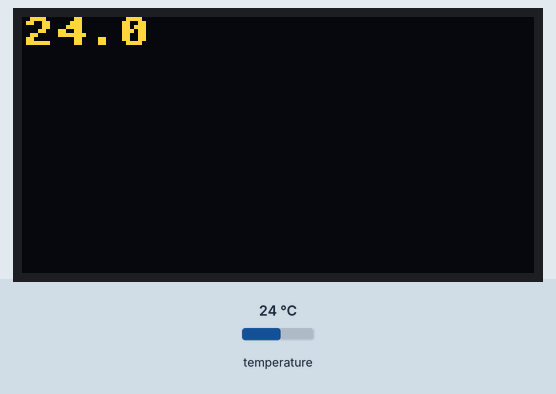
Recording of a program running on a simulated ESP32 board running MicroPython. Shown: 128×64 one-colour display. The inputs (shaded band) are chosen by the test bench; at power-on: temperature 24 °C. The OLED is the two-colour kind (top 16 rows yellow).

Above: at 1.2 s.
1.3 s: temperature set to 12 °C
At 2.9 s:
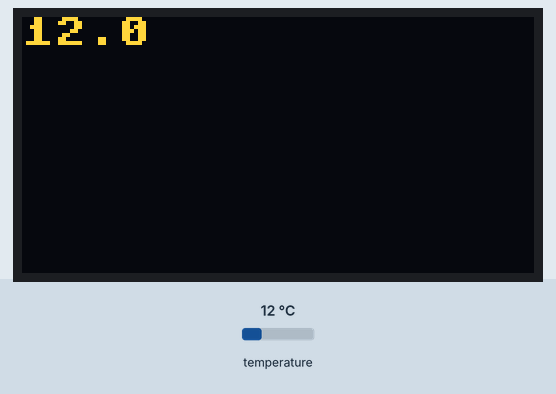
4.0 s: temperature set to 19 °C
6.4 s: temperature set to 28 °C
At 8.8 s:
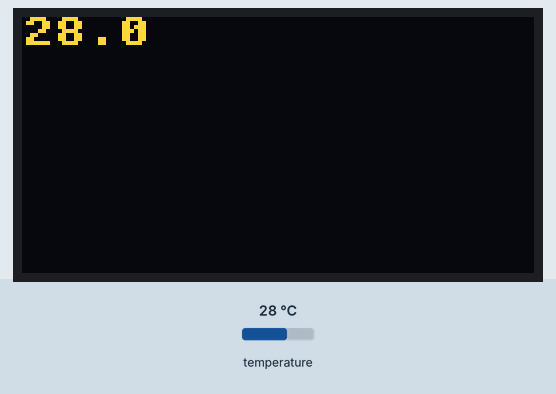
Timing chart, 0 to 10.3 s (numbered marks = the images above; inputs shaded):
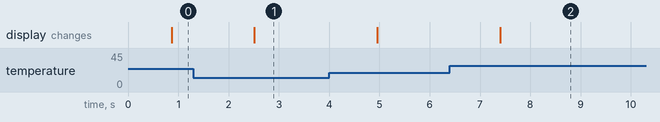

Measured:
- after the input at 1.3 s, the display: changes after 1.2 s (image 1)
- after the input at 6.4 s, the display: changes after 1.0 s (image 2)

The program:

vypis_na_oled_zo_senzora.py
```python
# program vypisuje teplotu zo senzora ds18b20 na oled display
from machine import Pin
import onewire, ds18x20
import time
from machine import Pin, SoftI2C
from ssd1306 import SSD1306_I2C

i2c=SoftI2C(scl=Pin(22),sda=Pin(21))

oled_width=128
oled_height=64
oled= SSD1306_I2C(oled_width, oled_height, i2c)
while True:
    ow= onewire.OneWire(Pin(16))
    ds= ds18x20.DS18X20(ow)
    roms= ds.scan()
    ds.convert_temp()
    time.sleep_ms(750)
    for rom in roms:
        oled.text(str(ds.read_temp(rom)),0,0)
        oled.show()
        oled.fill(0)
```
